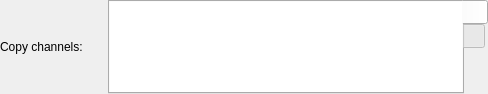
<?xml version="1.0" encoding="UTF-8"?>
<ui version="4.0">
 <class>CopyFilterGUI</class>
 <widget class="QWidget" name="CopyFilterGUI">
  <property name="geometry">
   <rect>
    <x>0</x>
    <y>0</y>
    <width>488</width>
    <height>94</height>
   </rect>
  </property>
  <property name="windowTitle">
   <string notr="true"/>
  </property>
  <layout class="QGridLayout" name="gridLayout">
   <property name="leftMargin">
    <number>0</number>
   </property>
   <property name="topMargin">
    <number>0</number>
   </property>
   <property name="rightMargin">
    <number>0</number>
   </property>
   <property name="bottomMargin">
    <number>0</number>
   </property>
   <property name="verticalSpacing">
    <number>0</number>
   </property>
   <item row="0" column="0">
    <widget class="QLabel" name="copyLabel">
     <property name="text">
      <string>Copy channels:</string>
     </property>
    </widget>
   </item>
   <item row="0" column="2">
    <widget class="QTabWidget" name="tabWidget">
     <property name="tabPosition">
      <enum>QTabWidget::East</enum>
     </property>
     <property name="currentIndex">
      <number>0</number>
     </property>
     <property name="elideMode">
      <enum>Qt::ElideRight</enum>
     </property>
     <property name="usesScrollButtons">
      <bool>false</bool>
     </property>
     <property name="documentMode">
      <bool>false</bool>
     </property>
     <widget class="QWidget" name="tab">
      <attribute name="icon">
       <iconset resource="../Editor.qrc">
        <normaloff>:/icons/applications-graphics-rotated.svg</normaloff>:/icons/applications-graphics-rotated.svg</iconset>
      </attribute>
      <attribute name="title">
       <string/>
      </attribute>
      <attribute name="toolTip">
       <string>Graph</string>
      </attribute>
      <layout class="QHBoxLayout" name="horizontalLayout">
       <property name="leftMargin">
        <number>0</number>
       </property>
       <property name="topMargin">
        <number>0</number>
       </property>
       <property name="rightMargin">
        <number>0</number>
       </property>
       <property name="bottomMargin">
        <number>0</number>
       </property>
       <item>
        <widget class="QGraphicsView" name="graphicsView">
         <property name="frameShape">
          <enum>QFrame::NoFrame</enum>
         </property>
         <property name="sizeAdjustPolicy">
          <enum>QAbstractScrollArea::AdjustToContents</enum>
         </property>
         <property name="alignment">
          <set>Qt::AlignLeading|Qt::AlignLeft|Qt::AlignVCenter</set>
         </property>
         <property name="renderHints">
          <set>QPainter::Antialiasing|QPainter::TextAntialiasing</set>
         </property>
         <property name="dragMode">
          <enum>QGraphicsView::RubberBandDrag</enum>
         </property>
        </widget>
       </item>
      </layout>
     </widget>
     <widget class="QWidget" name="tab_2">
      <attribute name="icon">
       <iconset resource="../Editor.qrc">
        <normaloff>:/icons/format-justify-fill-rotated.ico</normaloff>:/icons/format-justify-fill-rotated.ico</iconset>
      </attribute>
      <attribute name="title">
       <string/>
      </attribute>
      <attribute name="toolTip">
       <string>Assignments</string>
      </attribute>
      <layout class="QHBoxLayout" name="horizontalLayout_3">
       <property name="leftMargin">
        <number>0</number>
       </property>
       <property name="topMargin">
        <number>0</number>
       </property>
       <property name="rightMargin">
        <number>0</number>
       </property>
       <property name="bottomMargin">
        <number>0</number>
       </property>
       <item>
        <widget class="QScrollArea" name="scrollArea">
         <property name="frameShape">
          <enum>QFrame::NoFrame</enum>
         </property>
         <property name="verticalScrollBarPolicy">
          <enum>Qt::ScrollBarAlwaysOn</enum>
         </property>
         <property name="widgetResizable">
          <bool>true</bool>
         </property>
         <widget class="CopyFilterGUIForm" name="form">
          <property name="geometry">
           <rect>
            <x>0</x>
            <y>0</y>
            <width>380</width>
            <height>90</height>
           </rect>
          </property>
         </widget>
        </widget>
       </item>
      </layout>
     </widget>
    </widget>
   </item>
   <item row="1" column="0">
    <widget class="QLabel" name="spaceReserveLabel">
     <property name="maximumSize">
      <size>
       <width>16777215</width>
       <height>0</height>
      </size>
     </property>
     <property name="text">
      <string>Selected channels:</string>
     </property>
    </widget>
   </item>
  </layout>
 </widget>
 <customwidgets>
  <customwidget>
   <class>CopyFilterGUIForm</class>
   <extends>QWidget</extends>
   <header>CopyFilterGUIForm.h</header>
   <container>1</container>
  </customwidget>
 </customwidgets>
 <resources>
  <include location="../Editor.qrc"/>
 </resources>
 <connections/>
</ui>
